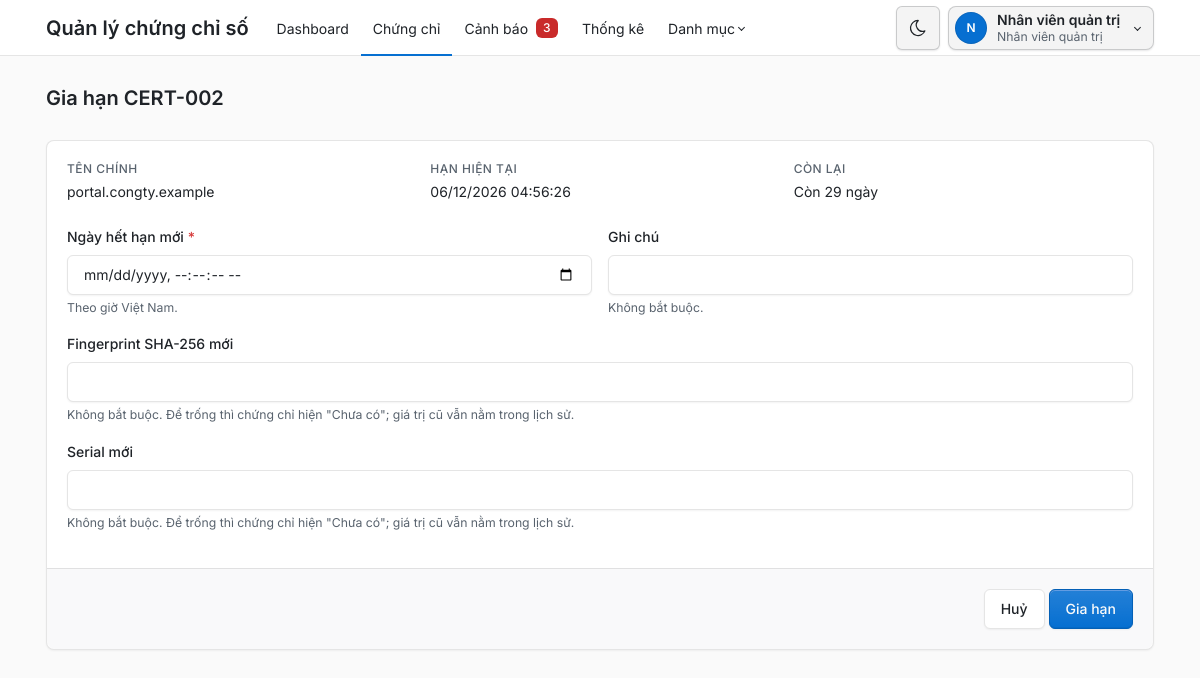
The page /admin/chung_chi_gia_han.php?id=2 (signed in) on the database its author committed.
### tables this page shows
CREATE TABLE users (
    id INT UNSIGNED AUTO_INCREMENT PRIMARY KEY,
    username VARCHAR(50) NOT NULL UNIQUE,
    password_hash VARCHAR(255) NOT NULL,
    full_name VARCHAR(100) NOT NULL,
    role_id INT UNSIGNED NOT NULL,
    is_locked TINYINT(1) NOT NULL DEFAULT 0,  
     
    failed_logins TINYINT UNSIGNED NOT NULL DEFAULT 0,
    locked_until DATETIME NULL,
    CONSTRAINT fk_users_role FOREIGN KEY (role_id) REFERENCES roles (id) ON DELETE RESTRICT
);

CREATE TABLE roles (
    id INT UNSIGNED AUTO_INCREMENT PRIMARY KEY,
    name VARCHAR(50) NOT NULL UNIQUE
);

### src/auth.php (called while the page is built, shortened)
<?php
function nguoiDungHienTai(PDO $pdo): ?array
{
    $cau = $pdo->prepare('SELECT u.id, u.username, u.full_name, r.name AS role_name
                          FROM users u JOIN roles r ON r.id = u.role_id
                          WHERE u.id = ? AND u.is_locked = 0');
    $cau->execute([$_SESSION['user_id']]);
    return $cau->fetch() ?: null;
}
function yeuCauDangNhap(PDO $pdo): array
{
    $nguoi = nguoiDungHienTai($pdo);
    return $nguoi;
}

### src/chung_chi.php (called while the page is built, shortened)
<?php
function demCanhBaoMoi(PDO $pdo): int
{
    return (int) $pdo->query('SELECT COUNT(*) FROM ' . CANH_BAO_DANG_XET . " AND a.status = 'new'")->fetchColumn();
}

### views/dau_trang.php (the view, shortened to what this page needs)
<?php
$nguoi ??= null;
$trangHienTai ??= '';
$coThanhRieng ??= false;
$soCanhBaoMenu = 0;
if ($nguoi !== null) {
    require_once __DIR__ . '/../src/chung_chi.php';
    $soCanhBaoMenu = demCanhBaoMoi($pdo);
}
$trongDanhMuc = in_array($trangHienTai, ['may_chu', 'ten_mien', 'to_chuc_cap'], true);
$nutGiaoDien = <<<'HTML'
<button type="button" class="nav-link px-2 bg-transparent border-0" data-doi-giao-dien
        title="Đổi giao diện sáng/tối" aria-label="Đổi giao diện sáng/tối">
    <svg class="icon hide-theme-dark" xmlns="http://www.w3.org/2000/svg" width="24" height="24" viewBox="0 0 24 24" fill="none" stroke="currentColor" stroke-width="2" stroke-linecap="round" stroke-linejoin="round" aria-hidden="true"><path d="M12 3c.132 0 .263 0 .393 0a7.5 7.5 0 0 0 7.92 12.446a9 9 0 1 1 -8.313 -12.454z"/></svg>
    <svg class="icon hide-theme-light" xmlns="http://www.w3.org/2000/svg" width="24" height="24" viewBox="0 0 24 24" fill="none" stroke="currentColor" stroke-width="2" stroke-linecap="round" stroke-linejoin="round" aria-hidden="true"><circle cx="12" cy="12" r="4"/><path d="M3 12h1m8 -9v1m8 8h1m-9 8v1m-6.4 -15.4l.7 .7m12.1 -.7l-.7 .7m0 11.4l.7 .7m-12.1 -.7l-.7 .7"/></svg>
</button>
HTML;
?>
<!doctype html>
<html lang="vi" data-bs-theme="light">
<head>
    <link rel="stylesheet" href="<?= e(url('assets/tabler/tabler.min.css')) ?>">
    <link rel="stylesheet" href="<?= e(url('assets/inter/inter.css')) ?>">
    <link rel="stylesheet" href="<?= e(url('assets/app.css')) ?>">
</head>
<body>
<?php if ($nguoi === null && !$coThanhRieng): ?>
    <div class="position-absolute top-0 end-0 p-3"><?= $nutGiaoDien ?></div>
<?php elseif ($nguoi !== null): ?>
    <div class="page">
        <header class="navbar navbar-expand-md d-print-none">
            <div class="container-xl">
                <a class="navbar-brand me-3 ten-he-thong-qt" href="<?= e(url('index.php')) ?>">Quản lý chứng chỉ số</a>
                <div class="navbar-nav flex-row order-md-last align-items-center thanh-tai-khoan">
                    <?= $nutGiaoDien ?>
                    <div class="nav-item dropdown">
                        <a href="#" class="nut-tai-khoan dropdown-toggle" data-bs-toggle="dropdown" aria-label="Mở menu tài khoản">
                            <span class="avatar avatar-sm"><?= e(mb_substr($nguoi['full_name'], 0, 1)) ?></span>
                            <span class="d-none d-md-block">
                                <span class="d-block nut-tai-khoan-ten"><?= e($nguoi['full_name']) ?></span>
                                <span class="d-block small text-secondary"><?= e($nguoi['role_name']) ?></span>
                            </span>
                        </a>
                    </div>
                </div>
                <div class="collapse navbar-collapse" id="menu-chinh">
                    <ul class="navbar-nav">
                        <li class="nav-item <?= $trangHienTai === 'dashboard' ? 'active' : '' ?>">
                            <a class="nav-link" href="<?= e(url('admin/index.php')) ?>">Dashboard</a>
                        </li>
                        <li class="nav-item <?= $trangHienTai === 'chung_chi' ? 'active' : '' ?>">
                            <a class="nav-link" href="<?= e(url('admin/chung_chi.php')) ?>">Chứng chỉ</a>
                        </li>
                        <li class="nav-item <?= $trangHienTai === 'canh_bao' ? 'active' : '' ?>">
                            <a class="nav-link" href="<?= e(url('admin/canh_bao.php')) ?>">
                                Cảnh báo
                                <?php if ($soCanhBaoMenu > 0): ?>
                                    <span class="badge so-canh-bao ms-2"><?= $soCanhBaoMenu ?><span class="visually-hidden"> cảnh báo mới</span></span>
                                <?php endif; ?>
                            </a>
                        </li>
                        <li class="nav-item <?= $trangHienTai === 'thong_ke' ? 'active' : '' ?>">
                            <a class="nav-link" href="<?= e(url('admin/thong_ke.php')) ?>">Thống kê</a>
                        </li>
                        <li class="nav-item dropdown <?= $trongDanhMuc ? 'active' : '' ?>">
                            <a class="nav-link dropdown-toggle" href="#" data-bs-toggle="dropdown" role="button" aria-expanded="false">Danh mục</a>
                        </li>
                    </ul>
                </div>
            </div>
        </header>
        <div class="page-wrapper">
<?php endif; ?>

### public/assets/app.css (style rules this page uses)
:root, [data-bs-theme="light"] { --tblr-font-sans-serif: "Inter", "Segoe UI", system-ui, -apple-system, sans-serif; --tblr-body-font-family: var(--tblr-font-sans-serif); --tblr-body-line-height: 1.5; --tblr-body-color: #1f2328; --tblr-secondary: #59636e; --tblr-secondary-color: #59636e; }
@media screen { html { overflow-y: scroll; } }
.so-canh-bao { background: #c92a2a; color: #fff; }
.thanh-tai-khoan { --khoi-bong: 0 1px 2px rgba(10, 14, 20, 0.1); --khoi-nen: rgba(10, 14, 20, 0.045); --khoi-nen-re: rgba(10, 14, 20, 0.09); --khoi-vien: rgba(10, 14, 20, 0.18); --khoi-vien-re: rgba(10, 14, 20, 0.34); gap: 0.5rem; }
.nut-tai-khoan { align-items: center; background: var(--khoi-nen); border: 1px solid var(--khoi-vien); border-radius: 0.5rem; box-shadow: var(--khoi-bong); color: var(--tblr-body-color); display: flex; gap: 0.625rem; line-height: 1.3; min-height: 2.75rem; padding: 0.25rem 0.75rem 0.25rem 0.375rem; transition: background-color 0.15s ease, border-color 0.15s ease; }
.nut-tai-khoan .avatar { background: var(--tblr-primary); color: #fff; font-weight: 600; }
.nut-tai-khoan-ten { font-weight: 600; }
.thanh-tai-khoan [data-doi-giao-dien] { align-items: center; background-color: var(--khoi-nen) !important; border: 1px solid var(--khoi-vien) !important; border-radius: 0.5rem; box-shadow: var(--khoi-bong); display: flex; height: 2.75rem; justify-content: center; transition: background-color 0.15s ease, border-color 0.15s ease; width: 2.75rem; }

### rows shown on the page
users: full_name "N", full_name "Nhân viên quản trị", role.name "Nhân viên quản trị"

### other values the page prints
$soCanhBaoMenu "3"
$tieuDe "Gia hạn CERT-002"
$cc['subject_cn'] "portal.congty.example"
date('d/m/Y H:i:s', strtotime($cc['valid_to'])) "06/12/2026 04:56:26"
moTaSoNgay($cc) "Còn 29 ngày"
$nhan "Ngày hết hạn mới Ghi chú Fingerprint SHA-256 mới Serial mới"
